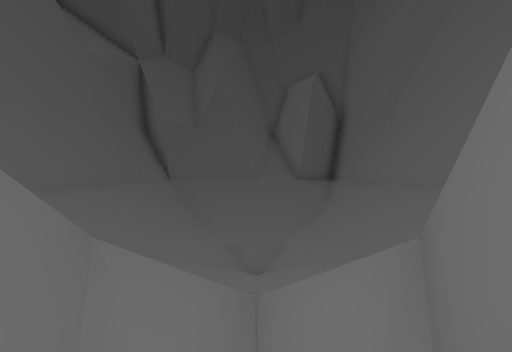
View 1 (above)

12 first-person views from a walk through a 3-D level made in the Unity game engine. The camera is 1.4 m above the floor, tilts 2° down and sees 80° across. The floor is counted in squares, 2 m on a side. Each view is taken from the middle of a square. On the plan, view 1 faces up. The plan holds only what a view shows up to about 10 squares ahead; the rest is blank. The place goes on beyond the plan.

View 2
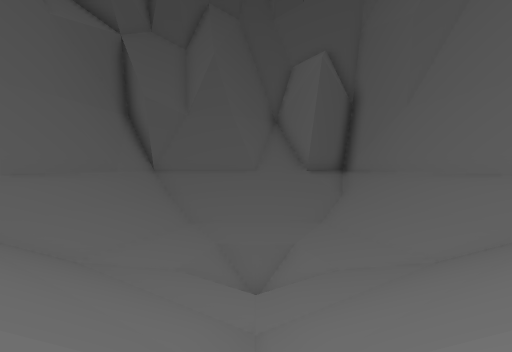

View 3
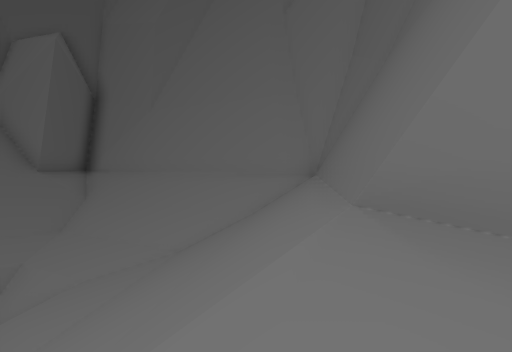

View 4
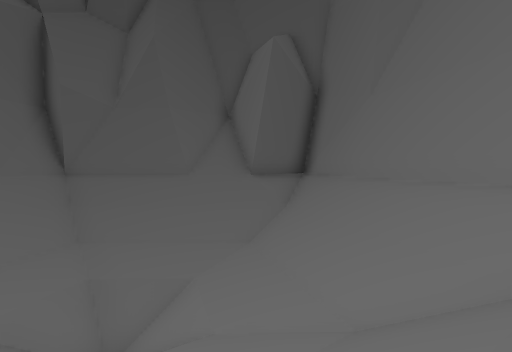

View 5
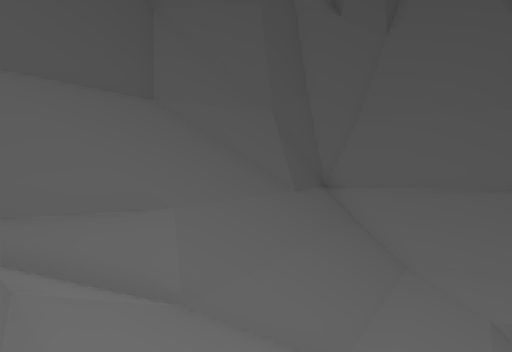

View 6
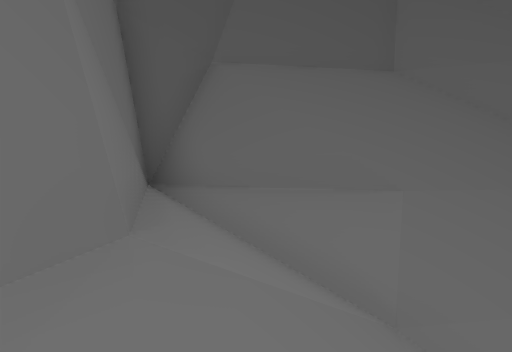

View 7
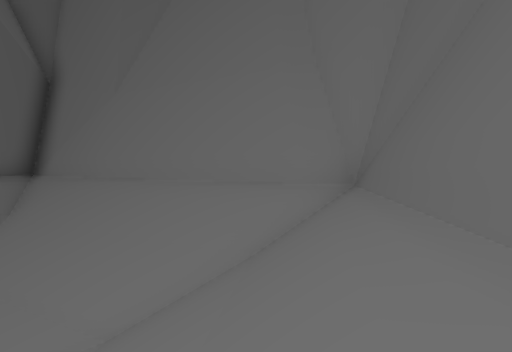

View 8
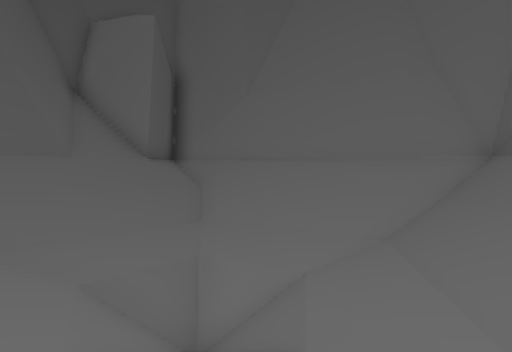

View 9
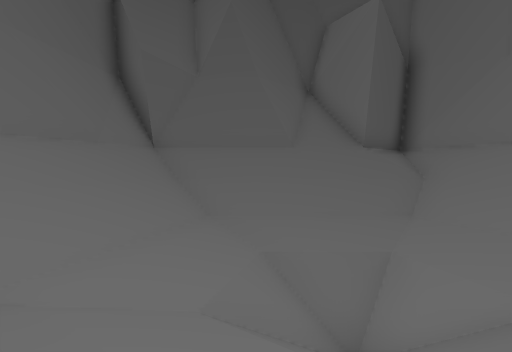

View 10
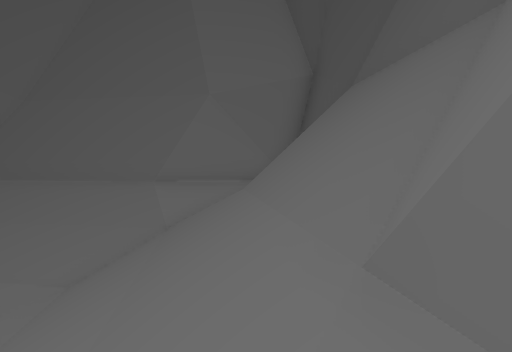

View 11
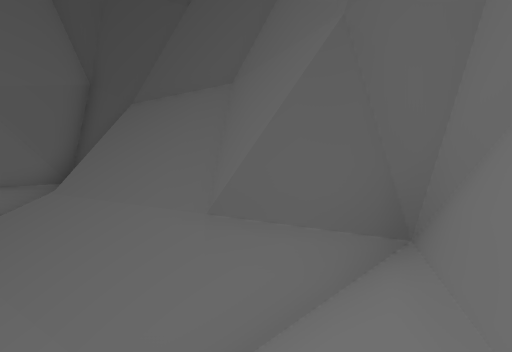

View 12
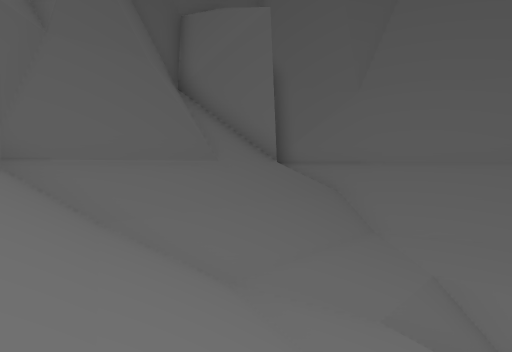

### Floor plan
Key: @ floor where view 1 was taken; # wall or solid block; . main floor; : floor 0.25 m higher than the main floor; - floor 0.25 m lower than the main floor; / step, stairs or slope.
Columns run from 6 left of view 1 to 6 right of it. Each row starts with its distance up from view 1.
 16       ###
 15       #/###
 14   #####/#/#
 13  ##///////##
 12  ##////////#
 11  #/////////#
 10  #///...///#
  9 ##//.///://##
  8 #///.///.///#
  7 #///.///.///#
  6 #////.-.////#
  5 ##/////////##
  4  #////////##
  3  #//////###
  2  #//////#
  1  ##//#/##
  0   ##/#@#
 -1    #####

Positions as (right, up) in squares from view 1, and headings:
1: (0, 0), facing up
2: (0, 2), facing up
3: (0, 2), facing up-right
4: (2, 4), facing up
5: (3, 4), facing left
6: (2, 4), facing down-left
7: (2, 4), facing up-right
8: (-2, 5), facing up-right
9: (-1, 5), facing up
10: (-5, 6), facing down-right
11: (-5, 8), facing down
12: (-4, 8), facing up-right
